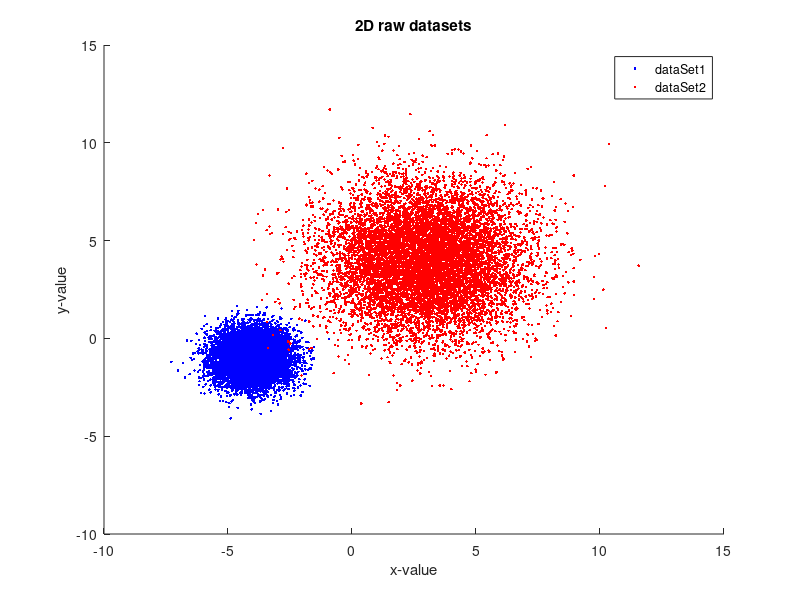

Reproduce this figure in MATLAB.
%select number of samples for each set
samples1 = 10000;
samples2 = 10000;

%define the mean for each set
meanSet1 = [-4 -1]';
meanSet2 = [3 4]';

%define the standard deviation for each set 
stanDevSet1 = 0.75;
stanDevSet2 = 2;

%Create a Matrix of 2 X samples (2xn) with the specified mean and standard 
%deviation using 'standardDeviation * randn(2,n) + mean;' for each data set
dataSet1 = stanDevSet1 * randn(2,samples1) + meanSet1;
dataSet2 = stanDevSet2 * randn(2,samples2) + meanSet2;

%Define the x and y values for set 1 and 2 respectively
x1 = dataSet1(1,:);
y1 = dataSet1(2,:);

x2 = dataSet2(1,:);
y2 = dataSet2(2,:);

%plot the two data sets with dataset1 being plotted as blue dots and
%dataset2 being plotted as red dots.
figure
hold on
plot(x1,y1,'b.');
plot(x2,y2,'r.');
title('2D raw datasets');
xlabel('x-value');
ylabel('y-value');
legend('dataSet1','dataSet2');




